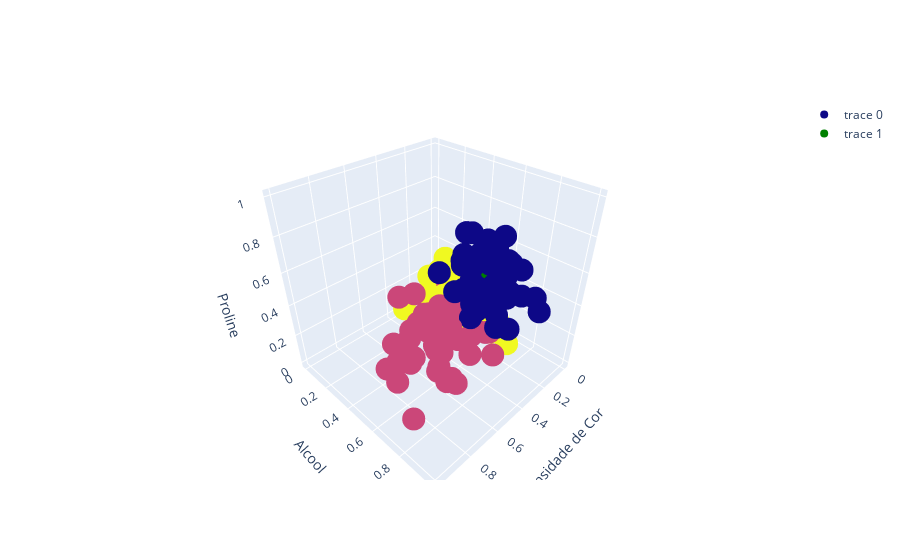

The cell this chart's notebook holds for it:
### Code cell
fig.add_trace(go.Scatter3d(x=centros['Intensidade_de_cor'],
                           y=centros['Alcool'],
                           z=centros['Proline'],
                           mode = 'markers',
                           marker = dict(color = 'green'),
                           text = [0, 1, 2]))
fig.show()

### Figure 1 — Plotly figure (JSON) as saved in the notebook; plotly's stock layout.template omitted (floating-point values rounded to 4 significant figures; data arrays with more than 128 entries replaced by an {"elided": "..."} marker saying what was removed)
{"data": [{"marker": {"color": {"elided": "178 int values"}}, "mode": "markers", "text": {"elided": "178 int values"}, "type": "scatter3d", "x": {"elided": "178 float values"}, "y": {"elided": "178 float values"}, "z": {"elided": "178 float values"}}, {"marker": {"color": "green"}, "mode": "markers", "text": ["0", "1", "2"], "type": "scatter3d", "x": [0.3594, 0.5173, 0.1517], "y": [0.7111, 0.5583, 0.323], "z": [0.596, 0.2493, 0.1675]}], "layout": {"scene": {"xaxis": {"title": {"text": "Intensidade de Cor"}}, "yaxis": {"title": {"text": "Alcool"}}, "zaxis": {"title": {"text": "Proline"}}}}}
